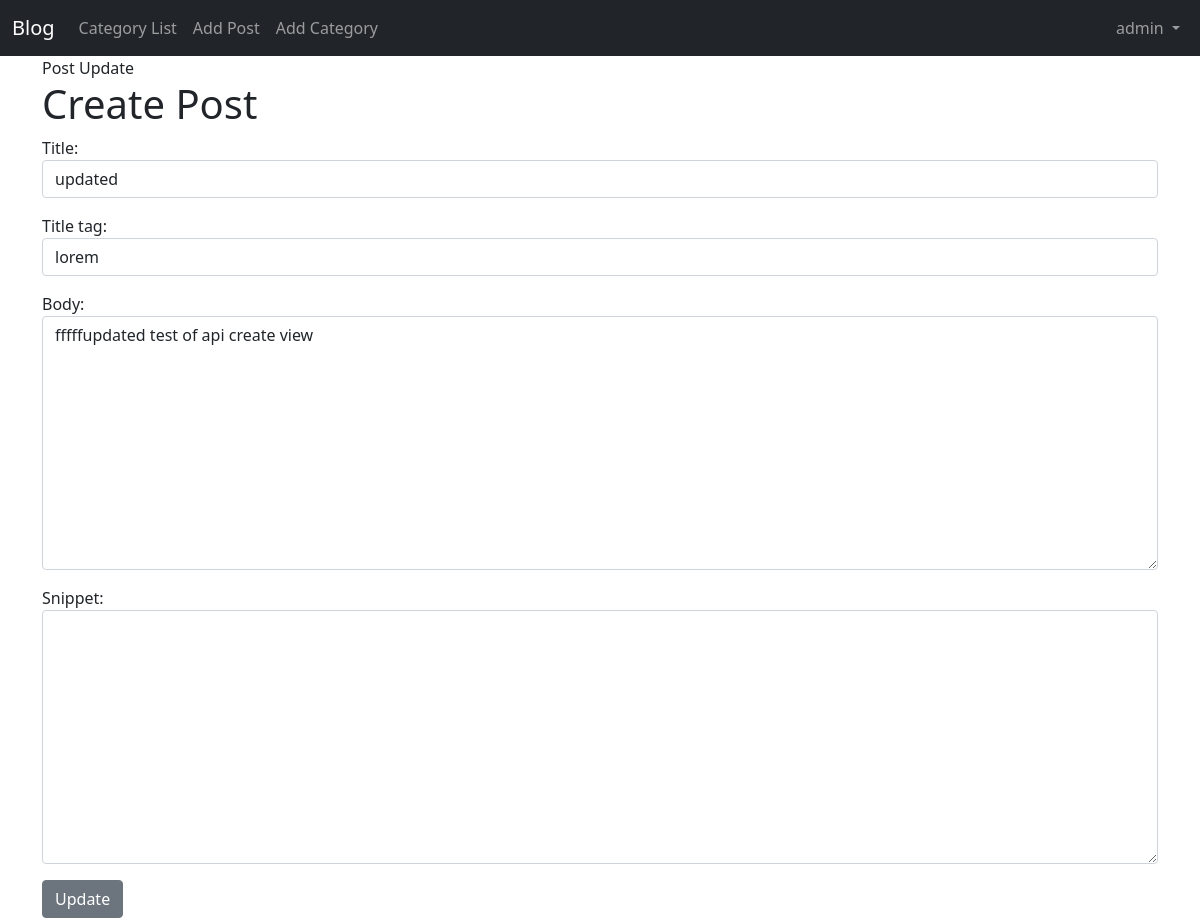
/post/update/3/ (signed in), run on the app's committed database.
### myblog/models.py (models this page shows, shortened)
class Post(models.Model):
    title = models.CharField(max_length=255)
    header_image = models.ImageField(null=True, blank=True, upload_to='images/')
    title_tag = models.CharField(max_length=255, default='blogpost')
    author = models.ForeignKey(User, on_delete=models.CASCADE)
    body = RichTextField(blank=True, null=True)
    post_date = models.DateField(auto_now_add=True)
    category = models.CharField(max_length=250, default='uncategorized')
    snippet = models.CharField(max_length=250)
    likes = models.ManyToManyField(User, related_name='blog_post')

### myblog/views.py (the view)
# urls.py: path('post/update/<int:pk>/', UpdatePostView.as_view(),name='update_post'),
class UpdatePostView(UpdateView):
    model = Post
    form_class = EditPostForm
    template_name = 'myblog/post_update.html'

### myblog/forms.py
class EditPostForm(forms.ModelForm):
    class Meta:
        model = Post
        fields = ('title', 'title_tag', 'body','snippet')
        widgets = {
            'title': forms.TextInput(attrs={'class': 'form-control', 'placeholder': 'Title'}),
            'title_tag': forms.TextInput(attrs={'class': 'form-control'}),
            'body': forms.Textarea(attrs={'class': 'form-control'}),
            'snippet': forms.Textarea(attrs={'class': 'form-control'}),
        }

### myblog/templates/myblog/post_update.html (shortened to what this page needs)
{% extends 'myblog/base.html' %}
  {% block content%}
{%block title%}  Post Update {% endblock %}
<h1>Create Post</h1>
{% if user.is_authenticated%}
{% if user.id == post.author.id %}
<div class="form-group">
<form method="POST">
  {{form.as_p}}
  <button class="btn btn-secondary" >Update
  </button>
</form>
</div>
{% else %}
<p> you are not allowed here</p>
{% endif %}
{% else %}
<p> you are not allowed here</p>
{% endif %}
{% endblock %}

### myblog/templates/myblog/base.html (shortened to what this page needs)
<!doctype html>
<html lang="en">
  <head>
    <link href="https://cdn.jsdelivr.net/npm/bootstrap@5.0.2/dist/css/bootstrap.min.css" rel="stylesheet">
  </head>
  <body>
<nav class="navbar navbar-expand-lg navbar-dark bg-dark">
  <div class="container-fluid">
    <a class="navbar-brand" href="{% url 'home'%}">Blog</a>
    <div class="collapse navbar-collapse" id="navbarSupportedContent">
      <ul class="navbar-nav me-auto">
        {% if cat_menu%}
      <li class="nav-item dropdown">
          <a class="nav-link dropdown-toggle" href="#" id="navbarDropdown" role="button" data-bs-toggle="dropdown" aria-expanded="false">
            Category
          </a>
          <ul class="dropdown-menu" aria-labelledby="navbarDropdown">
            {% for i in cat_menu %}
      <li><a class="dropdown-item" href="{% url 'category' i|slugify %}">{{i}}</a></li>
{% endfor %}
          </ul>
        </li>
          {%else%}
           <li class="nav-item">
          <a class="nav-link" href="{% url 'category_list'%}">Category List</a>
        </li>
{% endif %}
      {% if user.is_authenticated%}
        <li class="nav-item">
          <a class="nav-link" href="{% url 'add_post'%}">Add Post</a>
        </li>
          <li class="nav-item">
          <a class="nav-link" href="{% url 'add_category' %}">Add Category</a>
        </li>
        {%endif%}
      </ul>
<ul class="navbar-nav ml-auto ">
     {% if user.is_authenticated %}
     <li class="nav-item dropdown">
          <a class="nav-link dropdown-toggle" href="{% url 'profile' user.profile.pk %}"  role="button" data-bs-toggle="dropdown" aria-expanded="false">
           {{user.username}}
          </a>
        </li>
{% endif %}
    </ul>
    </div>
  </div>
</nav>
<div class="container">
  {% block content%}
  {% endblock content%}
</div>
  </body>
</html>

### data on the page
Post: title "updated", title_tag "lorem", body "fffffupdated test of api create view"

### other printed values
{{ user.username }} "admin"
